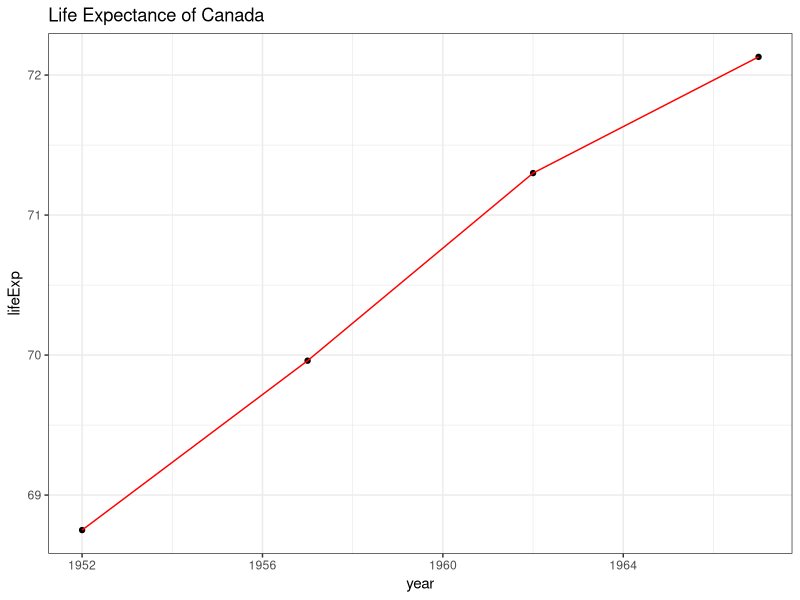

This figure's R source:
## ---- chunk 1

# Assignment on Reproducibility

rm(list=ls())
library(dplyr)
library(ggplot2)

#Load data
gdp52_67 <- read.csv("inputs/gdp_52_67.csv")
le52_67 <- read.csv("inputs/le_52_67.csv")
le72_07 <- read.csv("inputs/le_72_07.csv")
gdp72_07 <- read.csv("inputs/gdp_72_07.csv")


#Question 1-4

#Create a single table spanning 1952-1967 with the following columns: continent, country, year, lifeExp, pop, and gdp.
merged <- merge(gdp52_67, le52_67, by =c("country", "continent", "year"))
col_order <- c("continent", "country", "year", "lifeExp", "pop", "gdp")
gdpLe <- merged[, col_order]


#5. Calculate GDP per capita and name it gdpPercap
gdpLe$gdpPercap <- gdpLe$gdp/gdpLe$pop



#6. Visualize life expectancy and GDP per capita over time for Canada in the 1950s and 1960s using a line plot

gdpLe%>%
  filter(country=="Canada")%>%
  ggplot(aes(x=year, y=lifeExp, tittle = ""))+
  geom_point()+
  geom_line(color="red")+
  theme_bw()+
  labs(title="Life Expectance of Canada")




#7.Regress life expectancy on gdp per capita and display the regression table. Don’t worry about the ancillary stats.

#First merge from 1952 to 2007

merged1 <- merge(gdp72_07, le72_07, by =c("country", "continent", "year"))
col_order1 <- c("continent", "country", "year", "lifeExp", "pop", "gdp")
gdpLe1 <- merged[, col_order1]
gdpLe1$gdpPercap <- gdpLe1$gdp/gdpLe1$pop
data_complete <- rbind(gdpLe, gdpLe1)

OLS <- lm(lifeExp~gdpPercap,  data =data_complete)
summary(OLS)


